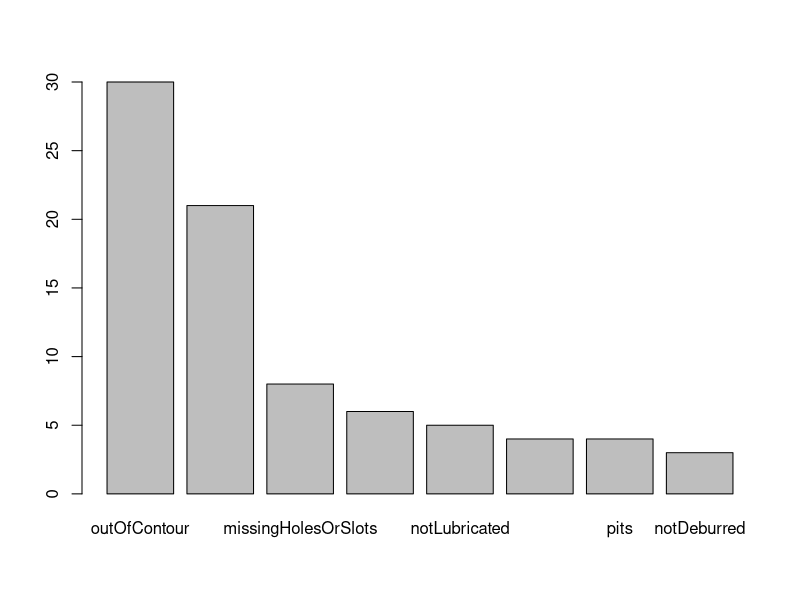
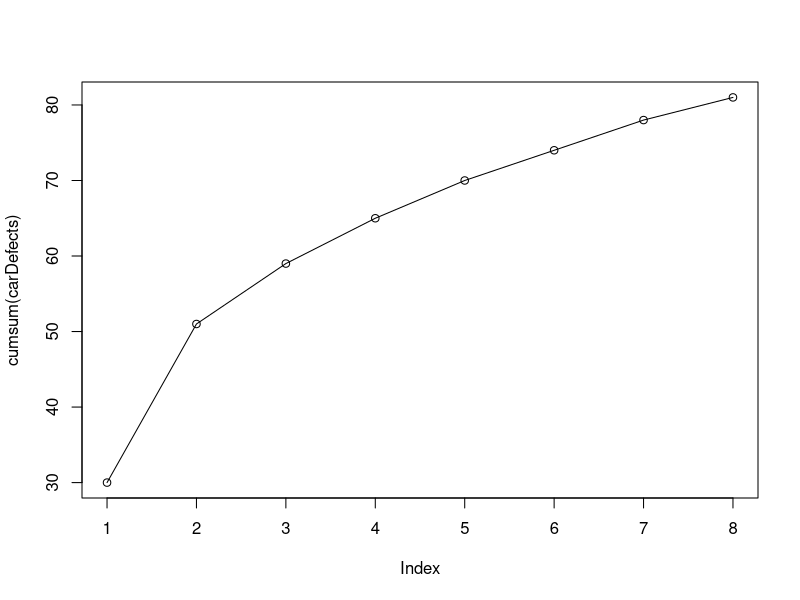

Write the R code that produced these figures, in order.
carDefects <- c(4, 4, 6, 21, 8, 5, 30, 3)
names(carDefects) <- c("dents", "pits", "outOfSequence", "undertrimmed",
	"missingHolesOrSlots", "notLubricated", "outOfContour", "notDeburred")

# Карактеристично за Pareto Chart-от е тоа што вредностите
# треба да се сортирани во опаѓачки редослед.
carDefects <- sort(carDefects, decreasing = TRUE)

# Еден начин на прикажување на информациите од еден Pareto Chart
# (без користење посебна функција од дадена библиотека) 
# е преку Bar Plot и график на функцијата на распределба.
barplot(carDefects)
plot(cumsum(carDefects), type = "o")
# На Bar Plot-от може да се забележи дека функцијата на густина
# на распределба е опаѓачка. Соодветно, прикажана е и фукнцијата на
# распределба, која е конкавна заради подредувањето по опаѓачки редослед.
